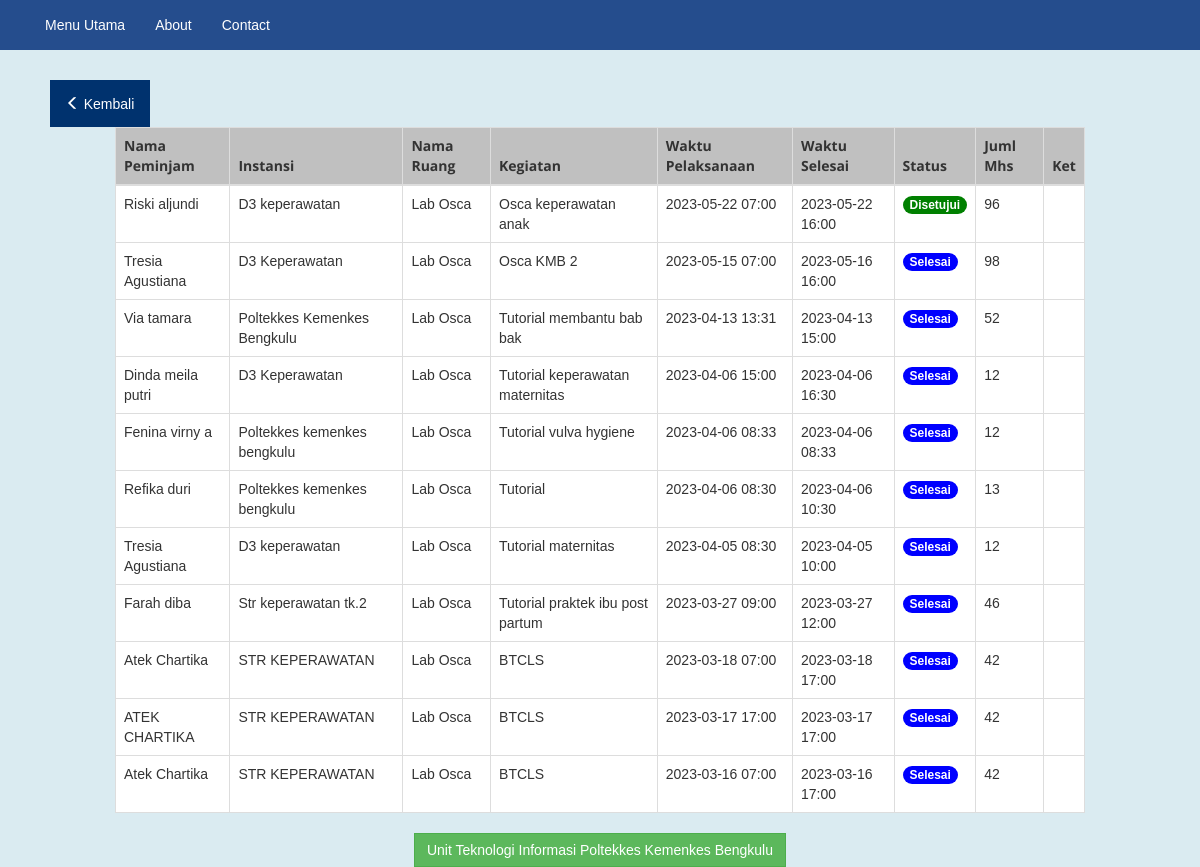
Screenshot of /user_detail_osca.php with the database file from the repository.
### tables this page shows
CREATE TABLE `meminjam` (
  `kode_pinjam` int(15) NOT NULL,
  `id_ruang` int(15) NOT NULL,
  `nama_peminjam` varchar(255) NOT NULL,
  `instansi_peminjam` varchar(50) NOT NULL,
  `nama_ruang` varchar(50) NOT NULL,
  `nama_kegiatan` varchar(255) NOT NULL,
  `tgl_pinjam` varchar(50) NOT NULL,
  `start_date` varchar(50) NOT NULL,
  `end_date` varchar(50) NOT NULL,
  `jumlah_mahasiswa` varchar(100) NOT NULL,
  `status` varchar(15) NOT NULL,
  `keterangan` text NOT NULL,
  `color` varchar(25) NOT NULL
);

### user_detail_osca.php (the view, shortened to what this page needs)
<!DOCTYPE html>
<html lang="en">
<head>
  <link rel="stylesheet" href="https://maxcdn.bootstrapcdn.com/bootstrap/3.3.7/css/bootstrap.min.css">
  <link href="./style.css" type="text/css" rel="stylesheet">
  <link rel="stylesheet" type="text/css" href="https://cdn.datatables.net/1.12.1/css/dataTables.bootstrap.min.css">
</head>
<body>
<nav class="navbar">
  <div class="container-fluid">
    <div class="collapse navbar-collapse" id="myNavbar">
      <ul class="nav navbar-nav">
        <li class="active"><a href="./index.php">Menu Utama</a></li>
        <li><a href="#">About</a></li>
        <li><a href="#">Contact</a></li>
      </ul>
    </div>
  </div>
</nav>
<div class="container-fluid">
  <div class="row content">
    <div class="col-sm-2 text-center backtop">
        <br><br><br><br>
        <a href="./index.php"><button class="btn backbutton1"><span class="glyphicon glyphicon-menu-left"></span> Kembali</button></a>
    </div>
  </div>
  <div class="row content">
    <div class="col-sm-1"></div>
      <div class="col-sm-10">
        <div class="table-responsive">
          <table class="table table-bordered table-hover" id="pengajuan" style="width:100%">
            <thead class="text-center">
              <tr>
                <th>Nama Peminjam</th>
                <th>Instansi</th>
                <th>Nama Ruang</th>
                <th>Kegiatan</th>
                <th>Waktu Pelaksanaan</th>
                <th>Waktu Selesai</th>
                <th>Status</th>
                <th>Juml Mhs</th>
                <th>Ket</th>
              </tr>
            </thead>
          <tbody>
    <?php
		include 'koneksi.php';
		$data = mysqli_query($koneksi,"select * from meminjam where id_ruang='104' order by start_date desc");
		while($d = mysqli_fetch_array($data)){
			?>
			<tr>
				<td><?php echo $d['nama_peminjam']; ?></td>
        <td><?php echo $d['instansi_peminjam']; ?></td>
				<td><?php echo $d['nama_ruang']; ?></td>
        <td><?php echo $d['nama_kegiatan']; ?></td>
        <td><?php echo $d['start_date'] ?></td>
				<td><?php echo $d['end_date']; ?></td>
        <td>
          <?php if($d['status'] == 'Disetujui'){
            echo "<span class='badge hijau'>Disetujui</span>";
          }elseif ($d['status'] == 'Diajukan') {
            echo "<span class='badge kuning'>Diajukan</span>";
          }elseif ($d['status'] == 'Batal') {
            echo "<span class='badge merah'>Batal</span>";
          }else{
            echo "<span class='badge biru'>Selesai</span>";
          } ?>
          </td>
        <td><?php echo $d['jumlah_mahasiswa']; ?></td>
        <td><?php echo $d['keterangan']; ?></td>
			</tr>
			<?php
		}
	?>
    </tbody>
    </table>
    </div>
    </div>
    <div class="col-sm-1"></div>
</div>
  <div class="row content">
    <div class="col-md-3"></div>
      <div class="col-md-6 text-center"><a target="_blank" class="btn btn-success">Unit Teknologi Informasi Poltekkes Kemenkes Bengkulu</a></div>
    <div class="col-md-3"></div>
  </div>
</div>
</body>
</html>

### style.css (style rules this page uses)
html h1, h2, h3, h4, h5, h6, p, label, a, li, table td, input[type="text"], input[type="submit"], input[type="password"] { font-family: "Noto Sans TC", sans-serif; font-weight: 400; }
table th { font-family: "Open Sans", sans-serif; font-weight: 700; }
body { background-color: #daebf1; }
.btn { border-radius: 0; }
.navbar { margin: 0 px; width: 100%; border-radius: 0; border: 0px; position: fixed; z-index: 10; background-color: #254d8d; }
.navbar li a { color: #FFFFFF; }
.table { background-color: white; }
thead > tr { background-color: #c0c0c0; }
.backbutton1 { padding: 1.25rem 1.5rem; color: white; background-color: #00326e; }

### user_detail_osca.php (style rules this page uses)
.biru { background-color: blue; }
.hijau { background-color: green; }

### rows the page displays
meminjam: nama_peminjam "Riski aljundi", instansi_peminjam "D3 keperawatan", nama_ruang "Lab Osca", nama_kegiatan "Osca keperawatan anak", start_date "2023-05-22 07:00", end_date "2023-05-22 16:00", status "Disetujui", jumlah_mahasiswa "96"
meminjam: nama_peminjam "Tresia Agustiana", instansi_peminjam "D3 Keperawatan", nama_ruang "Lab Osca", nama_kegiatan "Osca KMB 2", start_date "2023-05-15 07:00", end_date "2023-05-16 16:00", status "Selesai", jumlah_mahasiswa "98"
meminjam: nama_peminjam "Via tamara", instansi_peminjam "Poltekkes Kemenkes Bengkulu", nama_ruang "Lab Osca", nama_kegiatan "Tutorial membantu bab bak", start_date "2023-04-13 13:31", end_date "2023-04-13 15:00", status "Selesai", jumlah_mahasiswa "52"
meminjam: nama_peminjam "Dinda meila putri", instansi_peminjam "D3 Keperawatan", nama_ruang "Lab Osca", nama_kegiatan "Tutorial keperawatan maternitas", start_date "2023-04-06 15:00", end_date "2023-04-06 16:30", status "Selesai", jumlah_mahasiswa "12"
meminjam: nama_peminjam "Fenina virny a", instansi_peminjam "Poltekkes kemenkes bengkulu", nama_ruang "Lab Osca", nama_kegiatan "Tutorial vulva hygiene", start_date "2023-04-06 08:33", end_date "2023-04-06 08:33", status "Selesai", jumlah_mahasiswa "12"
meminjam: nama_peminjam "Refika duri", instansi_peminjam "Poltekkes kemenkes bengkulu", nama_ruang "Lab Osca", nama_kegiatan "Tutorial", start_date "2023-04-06 08:30", end_date "2023-04-06 10:30", status "Selesai", jumlah_mahasiswa "13"
meminjam: nama_peminjam "Tresia Agustiana", instansi_peminjam "D3 keperawatan", nama_ruang "Lab Osca", nama_kegiatan "Tutorial maternitas", start_date "2023-04-05 08:30", end_date "2023-04-05 10:00", status "Selesai", jumlah_mahasiswa "12"
meminjam: nama_peminjam "Farah diba", instansi_peminjam "Str keperawatan tk.2", nama_ruang "Lab Osca", nama_kegiatan "Tutorial praktek ibu post partum", start_date "2023-03-27 09:00", end_date "2023-03-27 12:00", status "Selesai", jumlah_mahasiswa "46"
meminjam: nama_peminjam "Atek Chartika", instansi_peminjam "STR KEPERAWATAN", nama_ruang "Lab Osca", nama_kegiatan "BTCLS", start_date "2023-03-18 07:00", end_date "2023-03-18 17:00", status "Selesai", jumlah_mahasiswa "42"
meminjam: nama_peminjam "ATEK CHARTIKA", instansi_peminjam "STR KEPERAWATAN", nama_ruang "Lab Osca", nama_kegiatan "BTCLS", start_date "2023-03-17 17:00", end_date "2023-03-17 17:00", status "Selesai", jumlah_mahasiswa "42"
meminjam: nama_peminjam "Atek Chartika", instansi_peminjam "STR KEPERAWATAN", nama_ruang "Lab Osca", nama_kegiatan "BTCLS", start_date "2023-03-16 07:00", end_date "2023-03-16 17:00", status "Selesai", jumlah_mahasiswa "42"
